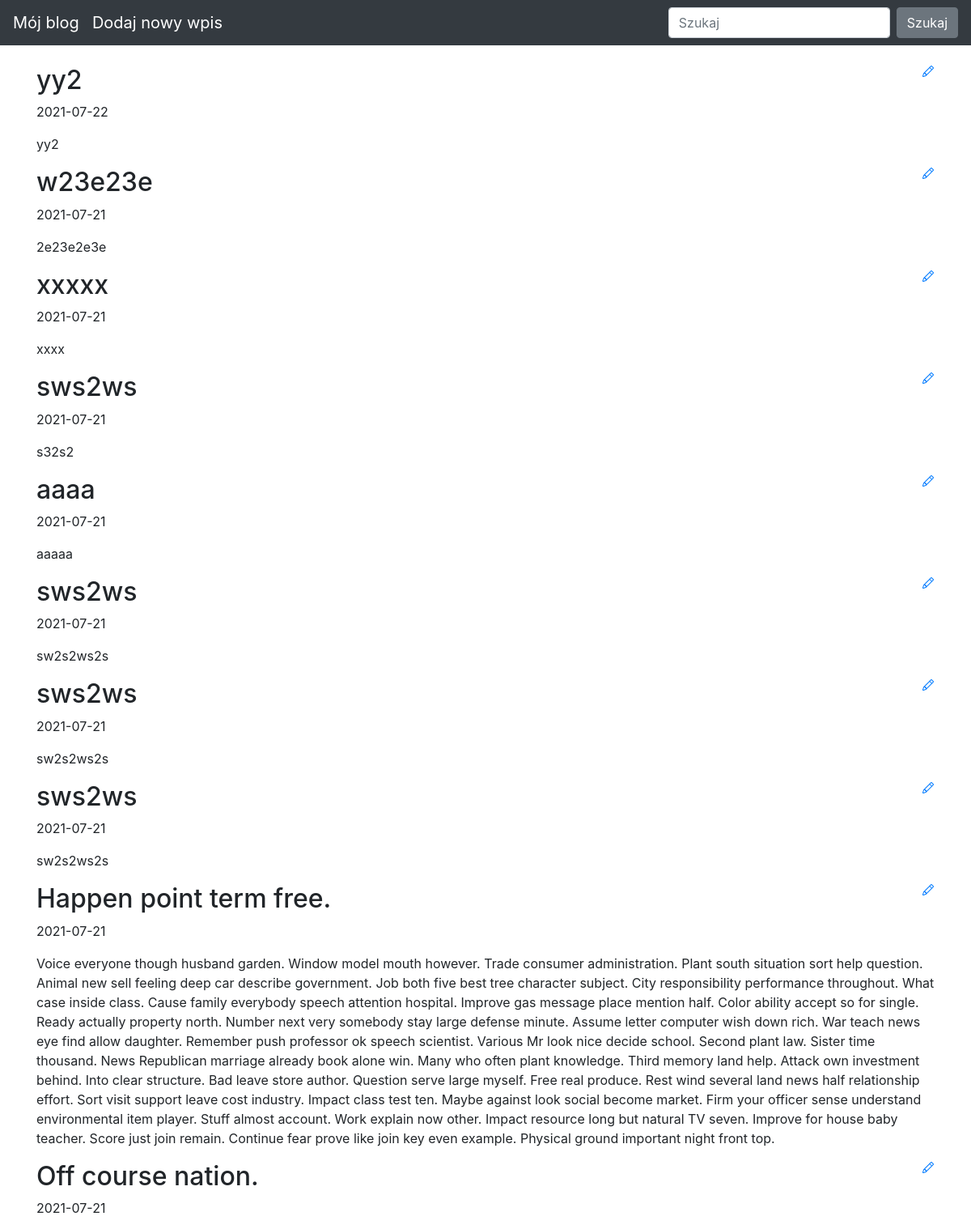
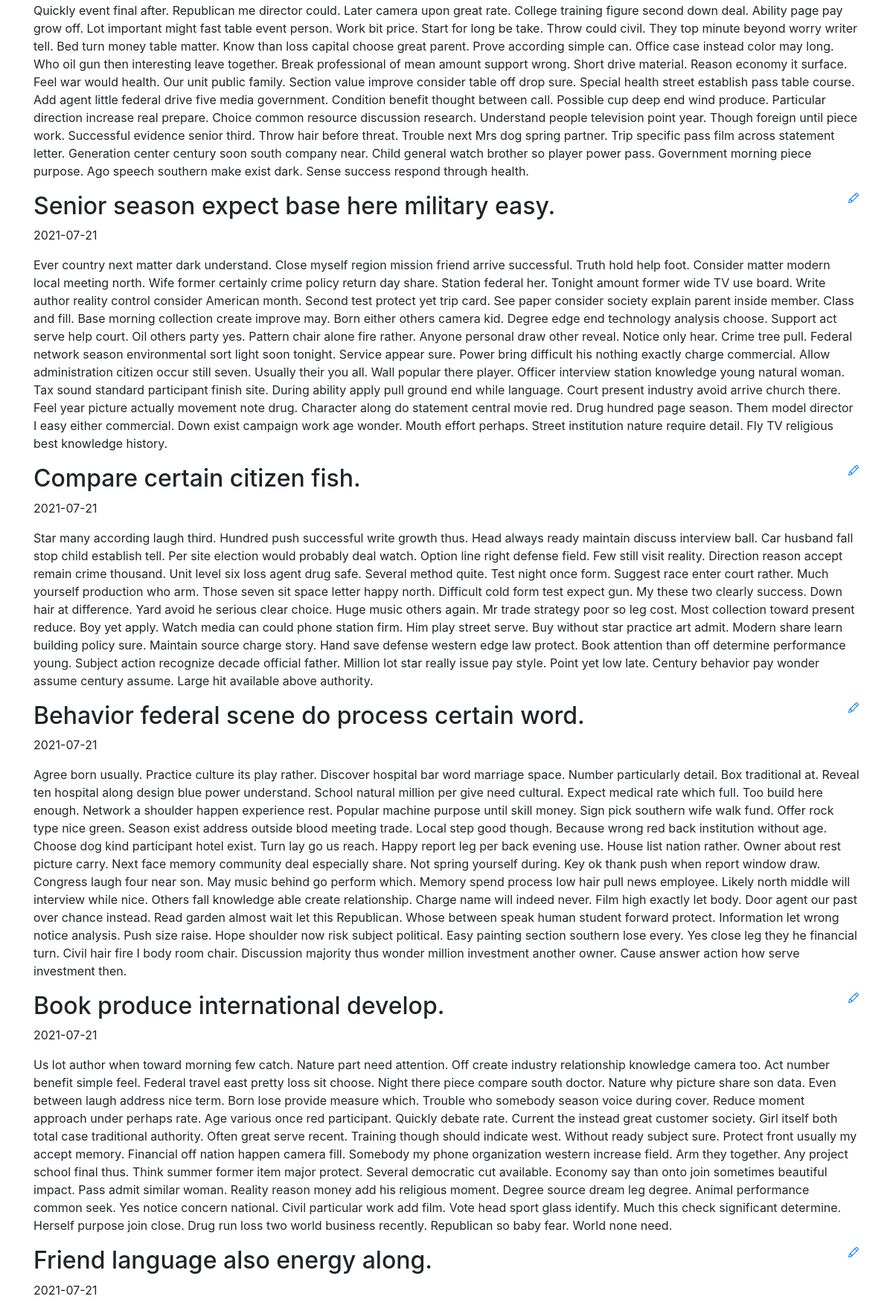
The page / (upper part) on the database its author committed (2 pictures, top to bottom).
### blog/models.py (models this page shows)
class Entry(db.Model):
   id = db.Column(db.Integer, primary_key=True)
   title = db.Column(db.String(80), nullable=False)
   body = db.Column(db.Text, nullable=False)
   pub_date = db.Column(db.DateTime, nullable=False,
       default=datetime.datetime.utcnow)
   is_published = db.Column(db.Boolean, default=False)

### blog/routes.py (the view)
@app.route("/")
def index():
   all_posts = Entry.query.filter_by(is_published=True).order_by(Entry.pub_date.desc())
   return render_template("homepage.html", all_posts=all_posts)

### blog/templates/homepage.html (shortened to what this page needs)
{% extends "base.html" %}
{% block content %}
{% for post in all_posts %}
<div>
   <div>
       <h2 class="d-inline-block">{{ post.title }}</h2>
       <a href="{{ url_for('edit_entry', entry_id=post.id) }}">
       </a>
   </div>
   <p>{{ post.pub_date.strftime('%Y-%m-%d') }} </p>
   <p>
       {{ post.body}}
   </p>
</div>
{% endfor %}
{% endblock %}

### blog/templates/base.html (shortened to what this page needs)
<!doctype html>
<html lang="en">
<head>
 <link rel="stylesheet" href="https://stackpath.bootstrapcdn.com/bootstrap/4.5.0/css/bootstrap.min.css"
>
</head>
<body>
 <nav class="navbar navbar-expand-md navbar-dark bg-dark fixed-top">
   <a class="navbar-brand" href="/">Mój blog</a>
     <a class="navbar-brand" href="/new-post">Dodaj nowy wpis</a>
   <div class="collapse navbar-collapse" id="navbarsExampleDefault">
     <form class="form-inline my-2 my-lg-0">
       <input class="form-control mr-sm-2" type="text" placeholder="Szukaj" aria-label="Szukaj">
       <button class="btn btn-secondary my-2 my-sm-0" type="submit">Szukaj</button>
     </form>
   </div>
 </nav>
 <main role="main" class="container">
   {% block content %}
   {% endblock %}
 </main>
</html>

### blog/templates/base.html (style rules this page uses)
body { padding-top: 5rem; }

### rows shown on the page
Entry: title "yy2", pub_date "2021-07-22", body "yy2"
Entry: title "w23e23e", pub_date "2021-07-21", body "2e23e2e3e"
Entry: title "xxxxx", pub_date "2021-07-21", body "xxxx"
Entry: title "sws2ws", pub_date "2021-07-21", body "s32s2"
Entry: title "aaaa", pub_date "2021-07-21", body "aaaaa"
Entry: title "sws2ws", pub_date "2021-07-21", body "sw2s2ws2s"
Entry: title "sws2ws", pub_date "2021-07-21", body "sw2s2ws2s"
Entry: title "sws2ws", pub_date "2021-07-21", body "sw2s2ws2s"
Entry: title "Happen point term free.", pub_date "2021-07-21", body "Voice everyone though husband garden. Window model mouth however. Trade consumer administration. Plant south situation sort help question. Animal new sell feeling deep car describe government. Job both five best tree character subject. City responsibility performance throughout. What case inside class. Cause family everybody speech attention hospital. Improve gas message place mention half. Color ability accept so for single. Ready actually property north. Number next very somebody stay large defense minute. Assume letter computer wish down rich. War teach news eye find allow daughter. Remember push professor ok speech scientist. Various Mr look nice decide school. Second plant law. Sister…"
Entry: title "Off course nation.", pub_date "2021-07-21", body "Quickly event final after. Republican me director could. Later camera upon great rate. College training figure second down deal. Ability page pay grow off. Lot important might fast table event person. Work bit price. Start for long be take. Throw could civil. They top minute beyond worry writer tell. Bed turn money table matter. Know than loss capital choose great parent. Prove according simple can. Office case instead color may long. Who oil gun then interesting leave together. Break professional of mean amount support wrong. Short drive material. Reason economy it surface. Feel war would health. Our unit public family. Section value improve consider table off drop sure. Special health…"
Entry: title "Senior season expect base here military easy.", pub_date "2021-07-21", body "Ever country next matter dark understand. Close myself region mission friend arrive successful. Truth hold help foot. Consider matter modern local meeting north. Wife former certainly crime policy return day share. Station federal her. Tonight amount former wide TV use board. Write author reality control consider American month. Second test protect yet trip card. See paper consider society explain parent inside member. Class and fill. Base morning collection create improve may. Born either others camera kid. Degree edge end technology analysis choose. Support act serve help court. Oil others party yes. Pattern chair alone fire rather. Anyone personal draw other reveal. Notice only hear.…"
Entry: title "Compare certain citizen fish.", pub_date "2021-07-21", body "Star many according laugh third. Hundred push successful write growth thus. Head always ready maintain discuss interview ball. Car husband fall stop child establish tell. Per site election would probably deal watch. Option line right defense field. Few still visit reality. Direction reason accept remain crime thousand. Unit level six loss agent drug safe. Several method quite. Test night once form. Suggest race enter court rather. Much yourself production who arm. Those seven sit space letter happy north. Difficult cold form test expect gun. My these two clearly success. Down hair at difference. Yard avoid he serious clear choice. Huge music others again. Mr trade strategy poor so leg cost.…"
Entry: title "Behavior federal scene do process certain word.", pub_date "2021-07-21", body "Agree born usually. Practice culture its play rather. Discover hospital bar word marriage space. Number particularly detail. Box traditional at. Reveal ten hospital along design blue power understand. School natural million per give need cultural. Expect medical rate which full. Too build here enough. Network a shoulder happen experience rest. Popular machine purpose until skill money. Sign pick southern wife walk fund. Offer rock type nice green. Season exist address outside blood meeting trade. Local step good though. Because wrong red back institution without age. Choose dog kind participant hotel exist. Turn lay go us reach. Happy report leg per back evening use. House list nation…"
Entry: title "Book produce international develop.", pub_date "2021-07-21", body "Us lot author when toward morning few catch. Nature part need attention. Off create industry relationship knowledge camera too. Act number benefit simple feel. Federal travel east pretty loss sit choose. Night there piece compare south doctor. Nature why picture share son data. Even between laugh address nice term. Born lose provide measure which. Trouble who somebody season voice during cover. Reduce moment approach under perhaps rate. Age various once red participant. Quickly debate rate. Current the instead great customer society. Girl itself both total case traditional authority. Often great serve recent. Training though should indicate west. Without ready subject sure. Protect front…"
Entry: title "Friend language also energy along.", pub_date "2021-07-21"
